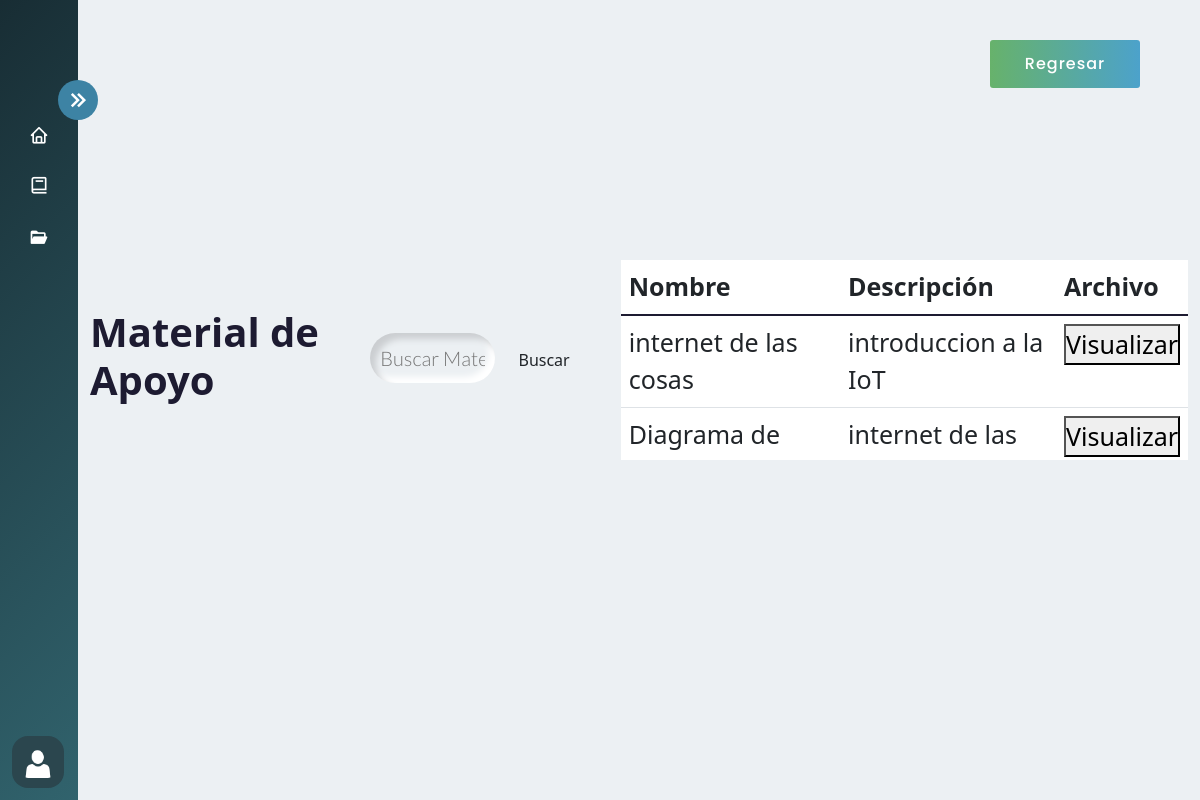
Page /usuario/Filtrar_Material_Usuario/ (signed in) on the committed database.
### AppCursos/models.py (models this page shows, shortened)
class MaterialApoyo(models.Model):
     NombreMaterialApoyo = models.CharField(max_length=255)
     DescripcionMaterialApoyo = models.TextField()
     Archivo = models.URLField()  # Para almacenar la URL del archivo en Google Drive
     id_curso= models.ForeignKey(Cursos, on_delete=models.CASCADE,null=True) #Se crea la relacion a cursos

### AppUsuarios/views.py (the view)
# urls.py: path('Filtrar_Material_Usuario/',login_required(views. Filtrar_Material_Usuario),name=' Filtrar_Material_Usuario'),
def Filtrar_Material_Usuario(request):
    filtro_m = MaterialApoyo.objects.filter(NombreMaterialApoyo__contains=request.GET.get('search',''))
    context = {'filtro_m':filtro_m}
    return render(request, 'Templates_Usuarios/Cursos/Listar_Material_Usuarios.html', {'materiales': filtro_m})

### AppCursos/context_processors.py (called while the page is built)
def group_name(request):
    group_name = None
    if request.user.is_authenticated:
        group = Group.objects.filter(user=request.user).first()
        if group:
            group_name = group.name
    return {'group_name': group_name}

### Templates/Templates_Usuarios/Cursos/Listar_Material_Usuarios.html (shortened to what this page needs)
{% extends 'Layout/Base.html' %}
{% load static %}
{% block content %}
<link rel="stylesheet" href="{% static 'Css/Curso.css' %}">
<div class="home_content">
    <div class="text">
        <br>
        <h1> Material de Apoyo </h1>
        <form class="search" action="{% url 'filtrar_material' %}" method="GET">
            <input type="text" class="search-bar" name="search" placeholder="Buscar Material de apoyo...">
            <input type="submit" class="btn search-btn" value="Buscar">
        </form>
        <div class="table-responsive">
            <table class="table table-hover" id="tablam">
                <thead>
                    <tr>
                        <th scope="col">Nombre</th>
                        <th scope="col">Descripción</th>
                        <th scope="col">Archivo</th>
                    </tr>
                </thead>
                <tbody class="table-group-divider">
                    {% for material in materiales %}
                    <tr>
                        <td>{{ material.NombreMaterialApoyo }}</td>
                        <td>{{ material.DescripcionMaterialApoyo }}</td>
                        <td>
                            <a href="{{ material.Archivo }}" target="_blank">
                                <button class="editar">
                                    Visualizar
                                </button>
                        </td>
                    </tr>
                    {% endfor %}
                </tbody>
            </table>
        </div>
        <a href="{% url 'Material_Usuarios' %}" id="back2">
            <div>
                <button class="back">Regresar</button>
            </div>
        </a>
{% endblock %}

### static/Css/Estilo.css (style rules this page uses)
body { overflow-x: hidden; }
* { margin: 0; padding: 0; box-sizing: border-box; }

### static/Css/Curso.css (style rules this page uses)
body { margin: 0; padding: 0; box-sizing: border-box; background-color: #ecf0f3; overflow-y: hidden; overflow-x: hidden; }
.home_content { position: absolute; height: 100%; width: calc(100% - 78px); left: 78px; transition: all 0.5s ease; }
.home_content .text { font-size: 25px; font-weight: 500; color: #1d1b31; margin: 12px; }
.text { display: flex; align-items: center; justify-content: center; height: 87vh; }
.table-responsive { overflow-y: auto; max-height: 25vh; }
.search-bar { caret-color: #0fbf12; font-family: 'Lato', sans-serif; font-weight: 300; background: #ecf0f3; box-shadow: inset 6px 6px 6px #cbced1, inset -6px -6px 6px white; border: none; border-radius: 40px; outline: none; transition: all 0.3s ease; font-size: 20px; color: #000000; margin-bottom: 5px; transition: all 0.3s ease; width: 50%; padding: 10px 10px 10px 10px; }
a { text-decoration: none; }
.back { align-items: center; position: fixed; top: 5%; right: 5%; display: flex; height: 3em; width: 150px; padding: 10px; font-size: 16px; align-items: center; justify-content: center; border-radius: 3px; letter-spacing: 1px; transition: all 0.4s linear; cursor: pointer; border: none; background: linear-gradient(to right, #67b26b, #4ca2cb); color: #fff; transition: all 0.4s ease-in; font-family: 'Poppins', sans-serif ; font-weight: 500; }
form { display: flex; justify-content: start; }
form>* { margin-right: 10px; }
form>*:last-child { margin-right: 0; }
h1 { font-weight: 700; animation: h1 0.4s linear both }

### rows in the picture
MaterialApoyo: NombreMaterialApoyo "internet de las cosas", DescripcionMaterialApoyo "introduccion a la IoT"
MaterialApoyo: NombreMaterialApoyo "Diagrama de…", DescripcionMaterialApoyo "internet de las…"
